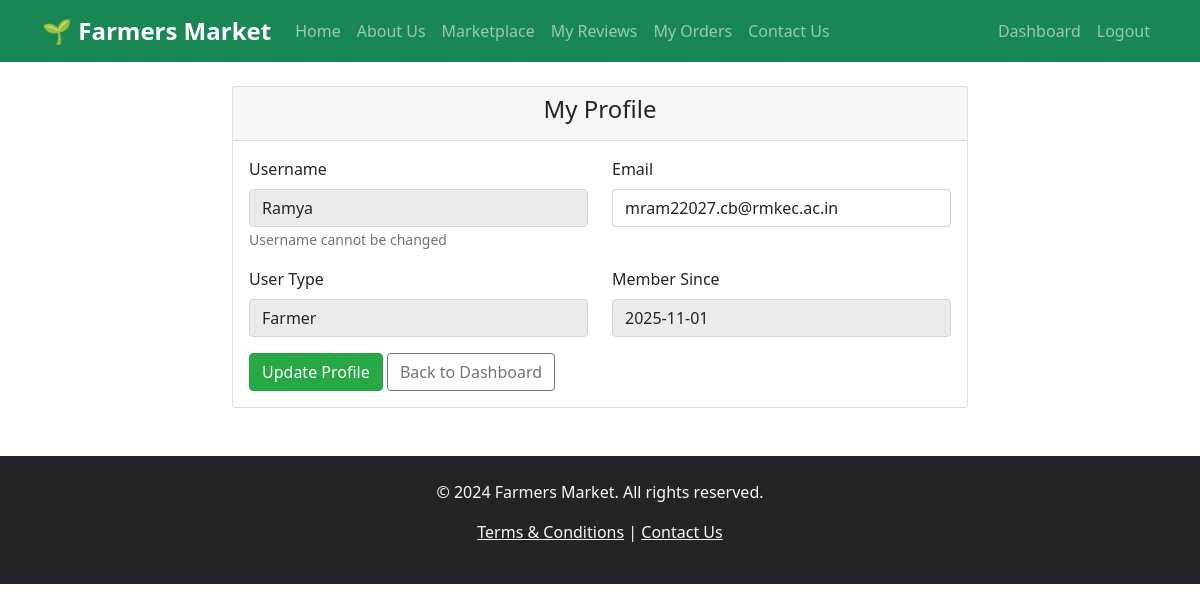
The app's page /profile (signed in) with its own data.
### app.py (models this page shows)
class User(UserMixin, db.Model):
    id = db.Column(db.Integer, primary_key=True)
    username = db.Column(db.String(80), unique=True, nullable=False)
    email = db.Column(db.String(120), unique=True, nullable=False)
    password_hash = db.Column(db.String(120), nullable=False)
    user_type = db.Column(db.String(20), nullable=False)  # 'farmer' or 'customer'
    created_at = db.Column(db.DateTime, default=datetime.utcnow)

### app.py (the view)
@app.route('/profile', methods=['GET', 'POST'])
@login_required
def profile():
    if request.method == 'POST':
        current_user.email = request.form['email']
        db.session.commit()
        flash('Profile updated successfully!')
        return redirect(url_for('profile'))
    return render_template('profile.html')

### app.py (called while the page is built)
@login_manager.user_loader
def load_user(user_id):
    return User.query.get(int(user_id))

### templates/profile.html (shortened to what this page needs)
{% extends "base.html" %}
{% block content %}
<div class="row justify-content-center">
    <div class="col-md-8">
        <div class="card">
            <div class="card-header">
                <h4 class="text-center">My Profile</h4>
            </div>
            <div class="card-body">
                <form method="POST">
                    <div class="row">
                        <div class="col-md-6 mb-3">
                            <label class="form-label">Username</label>
                            <input type="text" class="form-control" value="{{ current_user.username }}" readonly>
                            <small class="form-text text-muted">Username cannot be changed</small>
                        </div>
                        <div class="col-md-6 mb-3">
                            <label class="form-label">Email</label>
                            <input type="email" name="email" class="form-control" value="{{ current_user.email }}" required>
                        </div>
                    </div>
                    <div class="row">
                        <div class="col-md-6 mb-3">
                            <label class="form-label">User Type</label>
                            <input type="text" class="form-control" value="{{ current_user.user_type|title }}" readonly>
                        </div>
                        <div class="col-md-6 mb-3">
                            <label class="form-label">Member Since</label>
                            <input type="text" class="form-control" value="{{ current_user.created_at.strftime('%Y-%m-%d') }}" readonly>
                        </div>
                    </div>
                    <button type="submit" class="btn btn-success">Update Profile</button>
                    <a href="{{ url_for('dashboard') }}" class="btn btn-outline-secondary">Back to Dashboard</a>
                </form>
            </div>
        </div>
    </div>
</div>
{% endblock %}

### static/css/style.css (style rules this page uses)
.card { transition: transform 0.2s; }
.btn-success { background-color: #28a745; border-color: #28a745; }

### records on screen
User: username "Ramya", email "mram22027.cb@rmkec.ac.in", user_type "Farmer", created_at "2025-11-01"
